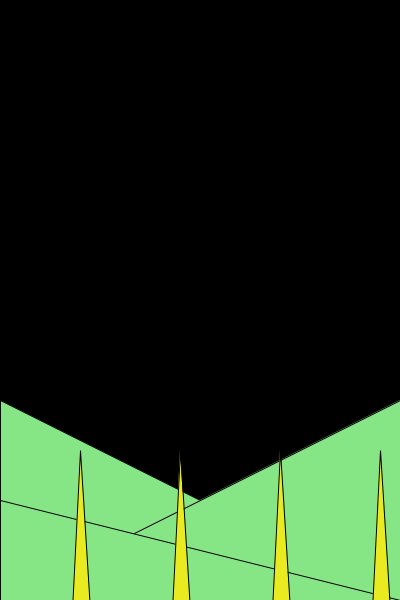
Frame 1 (no input)
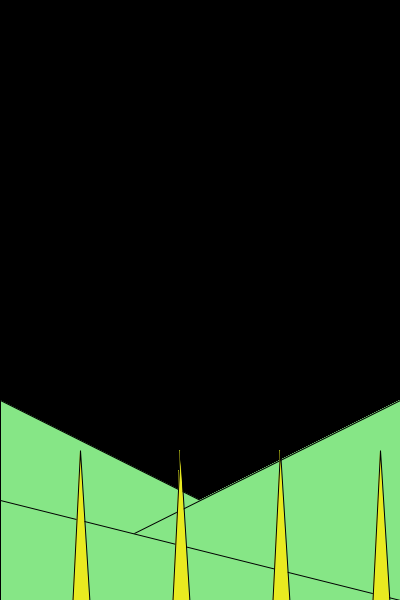
Frame 60 (the mouse pressed at the canvas centre just before this capture)
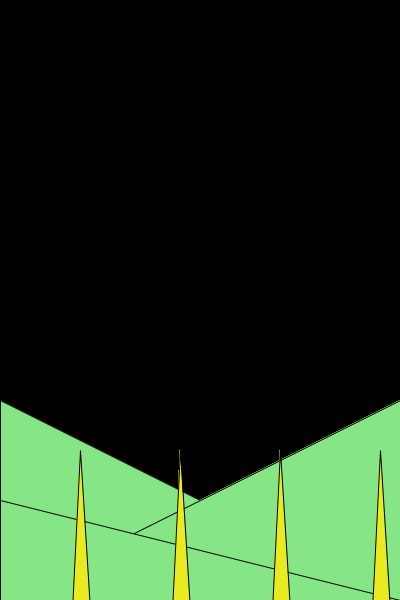
Frame 120 (the mouse held since frame 60 and released just before this capture)

The Processing sketch that drew these frames (run headless with seeded random() and noise(); from frame 60 on, the mouse is pressed at the canvas centre):

// Processing sketch: partner_functions
// ── partner_functions.pde

void setup(){
  size(400, 600);
  background(0);
}

void draw(){
  fill(134,230,134);
  hills();
  
  fill(233, 234, 32);
  samanthaTriangle();
  translate(-100, 0);
  samanthaTriangle();
  translate(-100, 0);
  samanthaTriangle();
  translate(-100, 0);
  samanthaTriangle(); 
}

void hills(){
  triangle(0, 600, 400, 600, 0, 400);
  triangle(0, 600, 400, 600, 600, 300);
  triangle(0, 600, 400, 600, 0, 500);
}

//i got this from samantha
void samanthaTriangle(){
 triangle(360, 850, 400, 770, 380, 450); 
}
